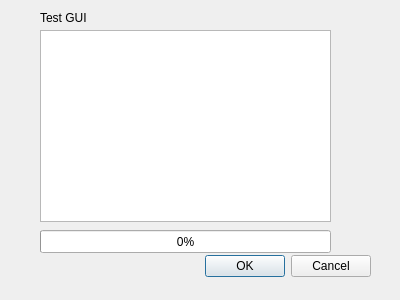
<?xml version="1.0" encoding="UTF-8"?>
<ui version="4.0">
 <class>Dialog</class>
 <widget class="QDialog" name="Dialog">
  <property name="geometry">
   <rect>
    <x>0</x>
    <y>0</y>
    <width>400</width>
    <height>300</height>
   </rect>
  </property>
  <property name="windowTitle">
   <string>Dialog</string>
  </property>
  <widget class="QDialogButtonBox" name="buttonBox">
   <property name="geometry">
    <rect>
     <x>30</x>
     <y>250</y>
     <width>341</width>
     <height>32</height>
    </rect>
   </property>
   <property name="orientation">
    <enum>Qt::Horizontal</enum>
   </property>
   <property name="standardButtons">
    <set>QDialogButtonBox::Cancel|QDialogButtonBox::Ok</set>
   </property>
  </widget>
  <widget class="QProgressBar" name="progressBar">
   <property name="geometry">
    <rect>
     <x>40</x>
     <y>230</y>
     <width>291</width>
     <height>23</height>
    </rect>
   </property>
   <property name="value">
    <number>0</number>
   </property>
  </widget>
  <widget class="QListView" name="listView">
   <property name="geometry">
    <rect>
     <x>40</x>
     <y>30</y>
     <width>291</width>
     <height>192</height>
    </rect>
   </property>
  </widget>
  <widget class="QLabel" name="label">
   <property name="geometry">
    <rect>
     <x>40</x>
     <y>10</y>
     <width>221</width>
     <height>16</height>
    </rect>
   </property>
   <property name="text">
    <string>Test GUI</string>
   </property>
  </widget>
 </widget>
 <resources/>
 <connections>
  <connection>
   <sender>buttonBox</sender>
   <signal>accepted()</signal>
   <receiver>Dialog</receiver>
   <slot>accept()</slot>
   <hints>
    <hint type="sourcelabel">
     <x>248</x>
     <y>254</y>
    </hint>
    <hint type="destinationlabel">
     <x>157</x>
     <y>274</y>
    </hint>
   </hints>
  </connection>
  <connection>
   <sender>buttonBox</sender>
   <signal>rejected()</signal>
   <receiver>Dialog</receiver>
   <slot>reject()</slot>
   <hints>
    <hint type="sourcelabel">
     <x>316</x>
     <y>260</y>
    </hint>
    <hint type="destinationlabel">
     <x>286</x>
     <y>274</y>
    </hint>
   </hints>
  </connection>
 </connections>
</ui>
